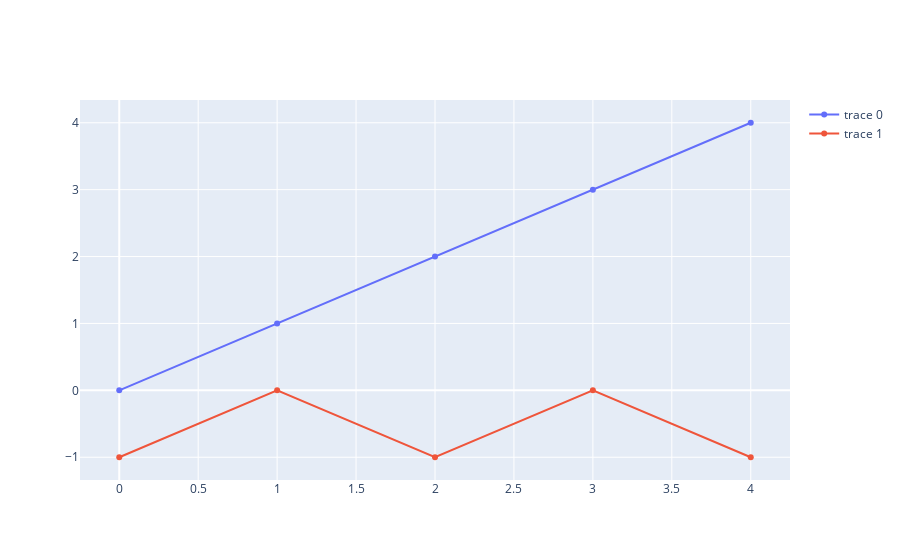

Source (notebook cell):
### Code cell
import plotly.graph_objects as go

fig = go.Figure()

fig.add_trace(go.Scatter(x=df.index.values, y=df['Laz']))
fig.add_trace(go.Scatter(x=df.index.values, y=df['rise']))

fig.show()

### Figure 1 — Plotly figure (JSON) as saved in the notebook; plotly's stock layout.template omitted (floating-point values rounded to 4 significant figures)
{"data": [{"type": "scatter", "x": [0, 1, 2, 3, 4], "y": [0, 1, 2, 3, 4]}, {"type": "scatter", "x": [0, 1, 2, 3, 4], "y": [-1, 0, -1, 0, -1]}], "layout": {}}
